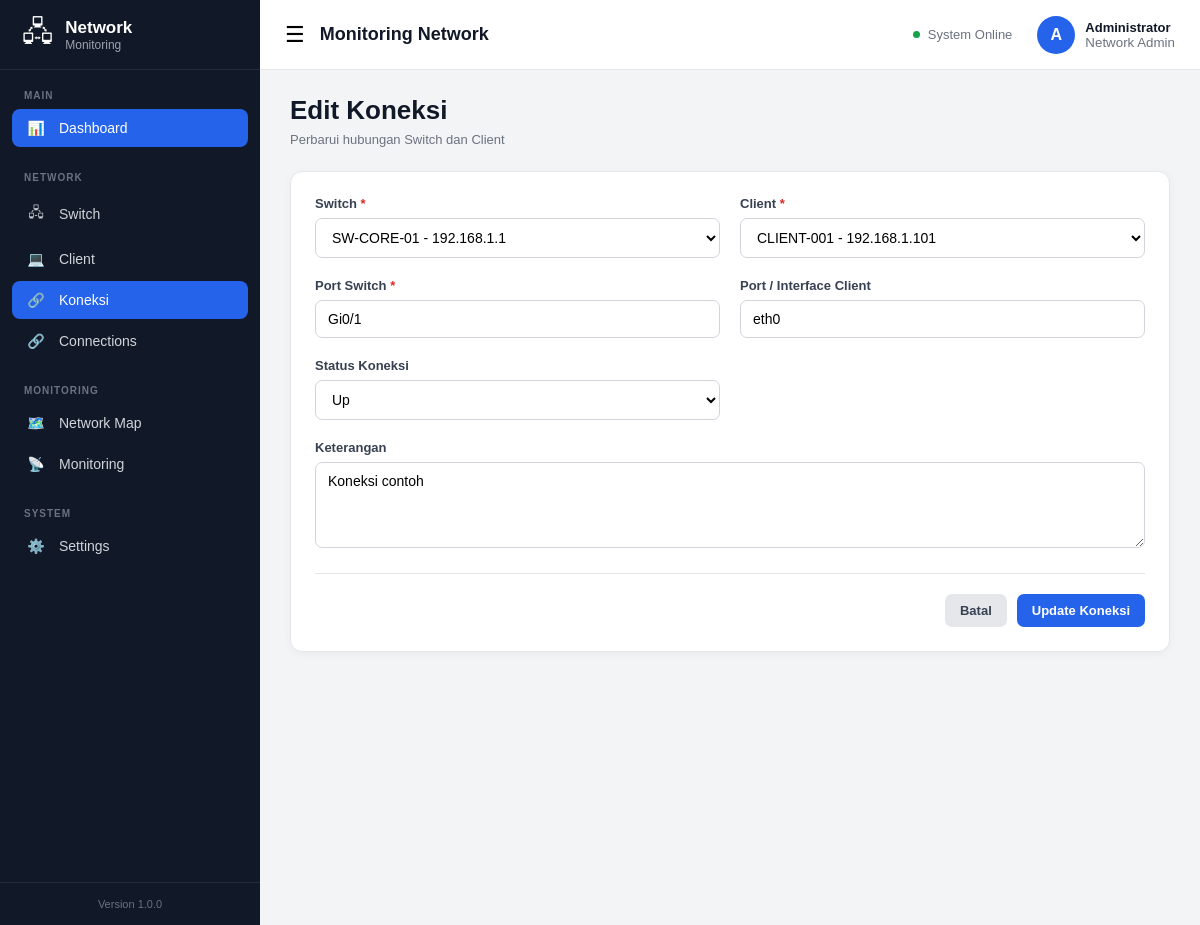
Page /?page=connection&action=edit&id=1 on the committed database.
### tables this page shows
CREATE TABLE IF NOT EXISTS connections (

    id INT UNSIGNED AUTO_INCREMENT PRIMARY KEY,

    switch_id INT UNSIGNED NOT NULL,

    client_id INT UNSIGNED NOT NULL,

    switch_port VARCHAR(50) NULL,

    client_port VARCHAR(50) NULL,

    connection_type VARCHAR(50)
        DEFAULT 'ethernet',

    status ENUM(
        'up',
        'down',
        'unknown'
    ) DEFAULT 'unknown',

    description TEXT NULL,

    created_at TIMESTAMP DEFAULT CURRENT_TIMESTAMP,

    updated_at TIMESTAMP
        DEFAULT CURRENT_TIMESTAMP
        ON UPDATE CURRENT_TIMESTAMP,

    CONSTRAINT fk_connection_switch
        FOREIGN KEY (switch_id)
        REFERENCES switches(id)
        ON DELETE CASCADE
        ON UPDATE CASCADE,

    CONSTRAINT fk_connection_client
        FOREIGN KEY (client_id)
        REFERENCES clients(id)
        ON DELETE CASCADE
        ON UPDATE CASCADE

);

CREATE TABLE IF NOT EXISTS switches (

    id INT UNSIGNED AUTO_INCREMENT PRIMARY KEY,

    name VARCHAR(100) NOT NULL,

    hostname VARCHAR(100) NULL,

    ip_address VARCHAR(45) NULL,

    location VARCHAR(255) NULL,

    latitude DECIMAL(10,7) NULL,

    longitude DECIMAL(10,7) NULL,

    status ENUM(
        'online',
        'offline',
        'maintenance'
    ) DEFAULT 'offline',

    description TEXT NULL,

    created_at TIMESTAMP DEFAULT CURRENT_TIMESTAMP,

    updated_at TIMESTAMP
        DEFAULT CURRENT_TIMESTAMP
        ON UPDATE CURRENT_TIMESTAMP

);

CREATE TABLE IF NOT EXISTS clients (

    id INT UNSIGNED AUTO_INCREMENT PRIMARY KEY,

    name VARCHAR(100) NOT NULL,

    hostname VARCHAR(100) NULL,

    ip_address VARCHAR(45) NULL,

    mac_address VARCHAR(17) NULL,

    location VARCHAR(255) NULL,

    latitude DECIMAL(10,7) NULL,

    longitude DECIMAL(10,7) NULL,

    status ENUM(
        'online',
        'offline',
        'maintenance'
    ) DEFAULT 'offline',

    description TEXT NULL,

    created_at TIMESTAMP DEFAULT CURRENT_TIMESTAMP,

    updated_at TIMESTAMP
        DEFAULT CURRENT_TIMESTAMP
        ON UPDATE CURRENT_TIMESTAMP

);

### controllers/ConnectionController.php (called while the page is built, shortened)
<?php
require_once __DIR__ . '/../models/ConnectionModel.php';
class ConnectionController
{
    private ConnectionModel $model;
    public function __construct(PDO $pdo)
    {
        $this->model = new ConnectionModel($pdo);
    }
    public function edit(): void
    {
        $id = (int) ($_GET['id'] ?? 0);
        $connection = $this->model->getById($id);
        $formData = $connection;
        $switches = $this->model->getSwitches();
        $clients = $this->model->getClients();
        require __DIR__ . '/../views/connection/edit.php';
    }
}

### models/ConnectionModel.php (called while the page is built, shortened)
<?php
class ConnectionModel
{
    private PDO $pdo;
    public function __construct(PDO $pdo)
    {
        $this->pdo = $pdo;
    }
    public function getById(int $id): ?array
    {
        $sql = "
            SELECT
                c.*,
                s.name AS switch_name,
                s.hostname AS switch_hostname,
                cl.name AS client_name,
                cl.hostname AS client_hostname
            FROM connections c
            INNER JOIN switches s
                ON s.id = c.switch_id
            INNER JOIN clients cl
                ON cl.id = c.client_id
            WHERE c.id = :id
            LIMIT 1
        ";
        $stmt = $this->pdo->prepare($sql);
        $stmt->execute([
            ':id' => $id
        ]);
        $data = $stmt->fetch(PDO::FETCH_ASSOC);
        return $data ?: null;
    }
    public function getSwitches(): array
    {
        $sql = "
            SELECT
                id,
                name,
                hostname,
                ip_address,
                status
            FROM switches
            ORDER BY name ASC
        ";
        return $this->pdo
            ->query($sql)
            ->fetchAll(PDO::FETCH_ASSOC);
    }
    public function getClients(): array
    {
        $sql = "
            SELECT
                id,
                name,
                hostname,
                ip_address,
                mac_address,
                status
            FROM clients
            ORDER BY name ASC
        ";
        return $this->pdo
            ->query($sql)
            ->fetchAll(PDO::FETCH_ASSOC);
    }
}

### views/connection/edit.php (the view, shortened to what this page needs)
<?php
require __DIR__ . '/../layouts/header.php';
?>
<div class="connection-container">
    <div class="page-header">
        <div>
            <h1>Edit Koneksi</h1>
            <p>
                Perbarui hubungan Switch dan Client
            </p>
        </div>
    </div>
    <div class="form-card">
        <form
            method="POST"
            action="<?= BASE_URL ?>?page=connection&action=update"
        >
            <div class="form-grid">
                <div class="form-group">
                    <label for="switch_id">
                        Switch
                        <span class="required">*</span>
                    </label>
                    <select
                        id="switch_id"
                        name="switch_id"
                        required
                    >
                        <?php foreach (
                            $switches as $switch
                        ): ?>
                            <option
                                value="<?= (int) $switch['id'] ?>"
                                <?= (
                                    (int) $formData['switch_id']
                                    === (int) $switch['id']
                                )
                                    ? 'selected'
                                    : ''
                                ?>
                            >
                                <?= htmlspecialchars(
                                    $switch['name']
                                ) ?>
                                <?php if (
                                    !empty(
                                        $switch['ip_address']
                                    )
                                ): ?>
                                    -
                                <?php endif; ?>
                            </option>
                        <?php endforeach; ?>
                    </select>
                </div>
                <div class="form-group">
                    <label for="client_id">
                        Client
                        <span class="required">*</span>
                    </label>
                    <select
                        id="client_id"
                        name="client_id"
                        required
                    >
                        <?php foreach (
                            $clients as $client
                        ): ?>
                            <option
                                value="<?= (int) $client['id'] ?>"
                                <?= (
                                    (int) $formData['client_id']
                                    === (int) $client['id']
                                )
                                    ? 'selected'
                                    : ''
                                ?>
                            >
                                <?= htmlspecialchars(
                                    $client['name']
                                ) ?>
                                <?php if (
                                    !empty(
                                        $client['ip_address']
                                    )
                                ): ?>
                                    -
                                <?php endif; ?>
                            </option>
                        <?php endforeach; ?>
                    </select>
                </div>
                <div class="form-group">
                    <label for="switch_port">
                        Port Switch
                        <span class="required">*</span>
                    </label>
                    <input
                        type="text"
                        id="switch_port"
                        name="switch_port"
                        value="<?= htmlspecialchars(
                            $formData['switch_port']
                        ) ?>"
                        placeholder="Contoh: Gi0/1"
                        required
                    >
                </div>
                <div class="form-group">
                    <label for="client_port">
                        Port / Interface Client
                    </label>
                    <input
                        type="text"
                        id="client_port"
                        name="client_port"
                        value="<?= htmlspecialchars(
                            $formData['client_port']
                            ?? ''
                        ) ?>"
                        placeholder="Contoh: eth0"
                    >
                </div>
                <div class="form-group">
                    <label for="status">
                        Status Koneksi
                    </label>
                    <select
                        id="status"
                        name="status"
                    >
                        <option
                            value="up"
                            <?= $formData['status'] === 'up'
                                ? 'selected'
                                : '' ?>
                        >
                            Up
                        </option>
                    </select>
                </div>
                <div class="form-group full">
                    <label for="description">
                        Keterangan
                    </label>
                    <textarea
                        id="description"
                        name="description"
                        rows="4"
                    ><?= htmlspecialchars(
                        $formData['description']
                        ?? ''
                    ) ?></textarea>
                </div>
            </div>
            <div class="form-actions">
                <a
                    href="<?= BASE_URL ?>?page=connection"
                    class="btn btn-secondary"
                >
                    Batal
                </a>
                <button
                    type="submit"
                    class="btn btn-primary"
                >
                    Update Koneksi
                </button>
            </div>
        </form>
    </div>
</div>
<?php require __DIR__ . '/../layouts/footer.php'; ?>

### assets/css/style.css (style rules this page uses)
* { margin: 0; padding: 0; box-sizing: border-box; }
:root { --primary: #2563eb; --primary-dark: #1d4ed8; --sidebar: #111827; --sidebar-hover: #1f2937; --background: #f3f4f6; --surface: #ffffff; --text: #111827; --text-secondary: #6b7280; --border: #e5e7eb; --success: #16a34a; --warning: #d97706; --danger: #dc2626; }
html, body { width: 100%; min-height: 100%; }
body { font-family: Arial, Helvetica, sans-serif; background: var(--background); color: var(--text); }
button, input, select, textarea { font-family: inherit; }
button { cursor: pointer; }
a { text-decoration: none; color: inherit; }
.btn { border: none; border-radius: 7px; padding: 9px 15px; font-size: 13px; font-weight: 600; }
.btn-primary { background: var(--primary); color: white; }

### assets/css/dashboard.css (style rules this page uses)
.page-header { display: flex; align-items: center; justify-content: space-between; margin-bottom: 25px; }
.page-header h1 { font-size: 26px; margin-bottom: 5px; }
.page-header p { color: var(--text-secondary); font-size: 13px; }
.page-header { display: flex; justify-content: space-between; align-items: center; margin-bottom: 24px; }
.page-header h1 { margin: 0; font-size: 26px; }
.page-header p { margin: 6px 0 0; color: #6b7280; }

### assets/css/switch.css (style rules this page uses)
.form-grid { display: grid; grid-template-columns: repeat(2, 1fr); gap: 18px; }
.form-group { display: flex; flex-direction: column; gap: 7px; }
.form-group.full { grid-column: 1 / -1; }
.form-group label { font-size: 13px; font-weight: 600; }
.form-group label span { color: var(--danger); }
.form-group input, .form-group select, .form-group textarea { width: 100%; border: 1px solid #d1d5db; border-radius: 7px; padding: 10px 12px; outline: none; font-size: 13px; background: white; }
.form-group textarea { resize: vertical; }
.btn-secondary { background: #e5e7eb; color: #374151; }

### assets/css/connection.css (style rules this page uses)
.connection-container { width: 100%; }
.form-card { background: #ffffff; border: 1px solid #e5e7eb; border-radius: 12px; padding: 24px; box-shadow: 0 2px 8px rgba( 0, 0, 0, 0.04 ); }
.form-grid { display: grid; grid-template-columns: repeat(2, minmax(0, 1fr)); gap: 20px; }
.form-group { display: flex; flex-direction: column; gap: 7px; }
.form-group.full { grid-column: 1 / -1; }
.form-group label { font-size: 13px; font-weight: 600; color: #374151; }
.form-group input, .form-group select, .form-group textarea { width: 100%; box-sizing: border-box; padding: 10px 12px; border: 1px solid #d1d5db; border-radius: 7px; font-size: 14px; background: #ffffff; }
.required { color: #dc2626; }
.form-actions { display: flex; justify-content: flex-end; gap: 10px; margin-top: 25px; padding-top: 20px; border-top: 1px solid #e5e7eb; }

### rows in the picture
connections: switch_id "SW-CORE-01 - 192.168.1.1", client_id "CLIENT-001 - 192.168.1.101", switch_port "Gi0/1", client_port "eth0", status "Up", description "Koneksi contoh"

### other values in the picture
APP_NAME "Monitoring Network"
APP_VERSION "1.0.0"
